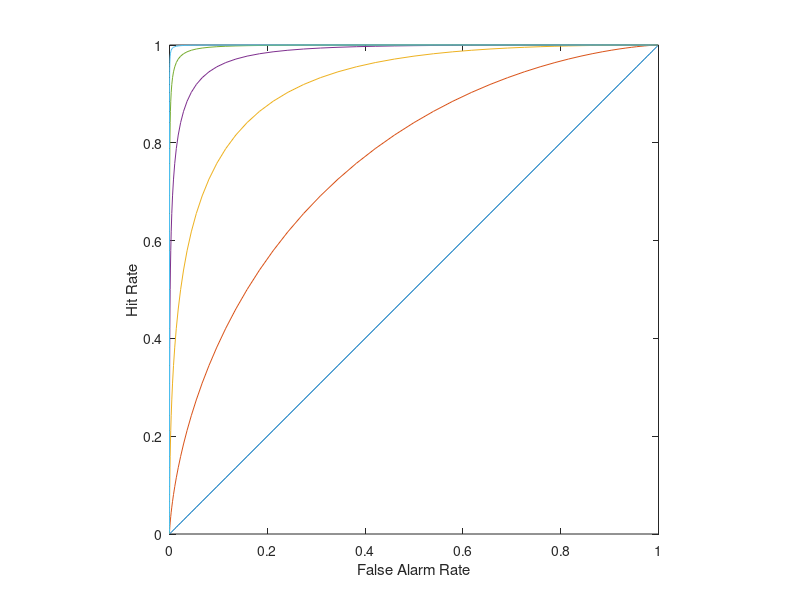
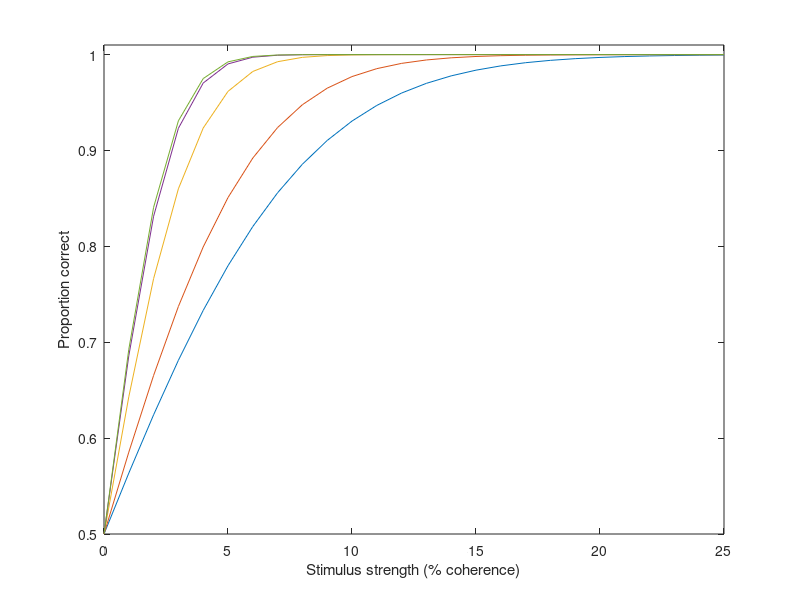

Here is the MATLAB script that generated these plots, in order:
%%%%%%%%%%%%%%%%%%%%%%%%%%%%%%%%%%%%%%%%%%%%%%%%%%%%%%%%%%%%%%%%%%%%%% Simple Forced Choice% Imagine that you are doing a psychophysical detection experiment in which% a subject is asked to detect the presence of a brief, very dim flash of% light in a dark room.  You use a simple forced-choice method in which the% light is flashed on half of the trials (randomly interleaved).  On each% trial, the subject must respond "yes" or "no".  We assume that the% subjects' performance is determined by the number of photopigment% isomerizations on each trial.% When no light is flashed, there is still a certain probability that some% number of photoreceptors will respond, due to thermal isomerizations of% photopigment molecules.  Let's assume that on average only 3 photopigment% molecules isomerize.darkLight=3;% On each trial for no light was flashed, the response is given% by a draw from a Poisson distribution with this darkLight value% as its mean.  We can generate a bunch of samples from this% distribution by using the inverse cumulative of the Poisson% distribution ntrials=1000;xrand=rand(ntrials,1);noiseAloneResponses=poissinv(xrand,darkLight);% Plot a histogram of the noise-alone responses, superimposed% with the Poisson pdf:response=[0:20];noiseAlonePDF=poisspdf(response,darkLight);plot(response,noiseAlonePDF)axis([min(response) max(response) 0 0.25])xlabel('Response')ylabel('Probability')noiseAloneHist=hist(noiseAloneResponses,response);hold onbar(response,noiseAloneHist/ntrials)hold off%%% Next, let's use a stimulus intensity that causes 7 photopigment molecules% will isomerize on average for a given trial.  The total number of% isomerizations on a given trial includes those caused by photon% absoptions plus those that spontaneously isomerize.stimulusStrength=5;xrand=rand(1,ntrials);signalPlusNoiseResponses=poissinv(xrand,darkLight+stimulusStrength);% Plot a histogram of the signal-and-noise responses, superimposed with the% Poisson pdf:signalPlusNoisePDF=poisspdf(response,darkLight+stimulusStrength);plot(response,signalPlusNoisePDF)axis([min(response) max(response) 0 0.25])xlabel('Response')ylabel('Probability')signalPlusNoiseHist=hist(signalPlusNoiseResponses,response)hold onbar(response,signalPlusNoiseHist/ntrials)hold off%%% Plot the two Poisson pdf's (noiseAlone and signalPlusNoise) at the same% time:plot(response,[noiseAlonePDF' signalPlusNoisePDF'])legend('noise','signal');hold on;xlabel('Response')ylabel('Probability')%%% Let's say the subject uses a criterion of 4 isomerizations. That is,% whenever there are 4 or more isomerizations, they respond "yes the signal% was present".  When there are fewer than 4, then they say "no the signal% was not present".criterion=4;line=[4 0;4 0.25];plot(line(:,1),line(:,2),'r')% Everything to the right of the line corresponds to the "yes" response and% everything to the left corresponds to a "no".%%% There are four possible outcomes on a given trial: hit, miss, false% alarm, and correct rejection.  We can calculate the percentage of trials% that yield each of these outcomes from the simulated responses:missRate=sum(signalPlusNoiseResponses<criterion)/ntrialshitRate=sum(signalPlusNoiseResponses>=criterion)/ntrialscorrectRejectRate=sum(noiseAloneResponses<criterion)/ntrialsfalseAlarmRate=sum(noiseAloneResponses>=criterion)/ntrials% Notice that the first two (correctDetect and miss) rates must sum to 1% and the second two (falseAlarm correctReject) must sum to 1.  %%% We can also compute what these values should be based on the theoretical% Poisson distribution.missProbability=sum(signalPlusNoisePDF([1:criterion]))hitProbability=1-missProbabilitycorrectRejectProbability=sum(noiseAlonePDF([1:criterion]))falseAlarmProbability=1-correctRejectProbability%%% The hit rates and the false alarm rates all depend on the subject's% criterion.  We can plot an entire ROC curve by redoing the calculations% for a bunch of criteria:hitP=zeros(size(response));missP=zeros(size(response));correctRejectP=zeros(size(response));falseAlarmP=zeros(size(response));% c is the criterion, loops through taking on values of response=[0:20].% i=c+1 is the iteration index, since Matlab indexing starts counting from% 1 instead of 0.for c=response				  i=c+1;   missP(i)=sum(signalPlusNoisePDF([1:c]));  hitP(i)=1-missP(i);  correctRejectP(i)=sum(noiseAlonePDF([1:c]));  falseAlarmP(i)=1-correctRejectP(i);end  clf;plot(falseAlarmP,hitP)xlabel('False Alarm Rate')ylabel('Hit Rate')%%% Now we can repeat the whole thing for several different stimulus% strengths to produce a family of ROC curves.stimulusStrengths=[0:10];hitP=zeros([length(response),length(stimulusStrengths)]);missP=zeros([length(response),length(stimulusStrengths)]);correctRejectP=zeros([length(response),length(stimulusStrengths)]);falseAlarmP=zeros([length(response),length(stimulusStrengths)]);for s=stimulusStrengths  j=s+1;  signalPlusNoisePDF=poisspdf(response,darkLight+s);  for c=response				    i=c+1;     missP(i,j)=sum(signalPlusNoisePDF([1:c]));    hitP(i,j)=1-missP(i,j);    correctRejectP(i,j)=sum(noiseAlonePDF([1:c]));    falseAlarmP(i,j)=1-correctRejectP(i,j);  end  endplot(falseAlarmP,hitP)xlabel('False Alarm Rate')ylabel('Hit Rate')% As the stimulus strength is increased, there is less and less overlap% between the two (noiseAlonePDF, signalPlusNoisePDF) response% distributions, and ROC curve becomes more and more bowed away from the% diagonal.  For very weak stimuli there is no way to get a high hit rate% without also getting lots of false alarms.  In the limit, for a very% strong stimulus, you can get a perfect hit rate with no false alarms.%%% Next, repeat all of this for the equal-variance Gaussian casecriteria = -3:.1:10;stimulusStrengths=[0:5];hitP=zeros([length(criteria),length(stimulusStrengths)]);falseAlarmP=zeros([length(criteria),length(stimulusStrengths)]);for s=stimulusStrengths  j=s+1;  for c=1:length(criteria)				    crit = criteria(c);     hitP(c,j)=1-normcdf(crit,s,1);    falseAlarmP(c,j)=1-normcdf(crit,0,1);  end  endplot(falseAlarmP,hitP)xlabel('False Alarm Rate')ylabel('Hit Rate')axis squarefigure(2)plot(norminv(falseAlarmP),norminv(hitP))xlabel('z(False Alarm Rate)')ylabel('z(Hit Rate)')axis square%%% Next, repeat all of this for the UNequal-variance Gaussian casecriteria = -3:.1:10;stimulusStrengths=[0:5];hitP=zeros([length(criteria),length(stimulusStrengths)]);falseAlarmP=zeros([length(criteria),length(stimulusStrengths)]);for s=stimulusStrengths  j=s+1;  for c=1:length(criteria)				    crit = criteria(c);     hitP(c,j)=1-normcdf(crit,s,2);    falseAlarmP(c,j)=1-normcdf(crit,0,1);  end  endclose allplot(falseAlarmP,hitP)xlabel('False Alarm Rate')ylabel('Hit Rate')axis squarefigure(2)plot(norminv(falseAlarmP),norminv(hitP))xlabel('z(False Alarm Rate)')ylabel('z(Hit Rate)')axis square%%%%%%%%%%%%%%%%%%%%%%%%%%%%%%%%%%%%%%%%%%%%%%%%%%%%%%%%%%%%%%%%%%%%%%%% Two Alternative Forced Choice% We'll use the Newsome et al. direction discrimination experiments for an% example.  They recorded neural activity of MT neurons in response to% stimuli consisting of a field of coherently moving dots superimposed on a% field of randomly moving dots.  The strength of the motion signal was% controlled by varying the ratio of coherent to random dots.  The coherent% dots moved either in the cell's preferred direction or in the opposite% (null) direction.  The monkeys were trained to report the direction of% motion by making an eye movement at the end of each trial.%% Although Newsome et al. did not do it exactly this way, it will simplify% matters if we have two intervals in each trial.  A stimulus moves to the% right on one interval (chosen randomly), and it moves to the left on the% other interval.  On each trial, the monkey must choose the interval% during which the motion was rightward.  Because the stimulus is optimized% for the recorded neuron (covers the receptive field, moves in the% preferred direction, etc.), one might hypothesize that the monkey% monitors the response of that one neuron to make his decision, and% chooses the interval that evokes the greater response.  The task is very% difficult for low coherence levels (e.g., below 5%), and very easy for% high coherence leves (e.g., above 20%).%%% First, we adopt a simple model for how the neuron's response varies with% stimulus strength (percent coherence) for stimuli moving in the preferred% and null directions.stimulusStrengths=[0:25];   % percent coherencezeroResponse=20;			% firing rate for 0 coherenceprefSlope=1;nullSlope=1/4;prefResponses = zeroResponse + prefSlope*stimulusStrengths;nullResponses = zeroResponse - nullSlope*stimulusStrengths;plot(stimulusStrengths,[prefResponses' nullResponses'])xlabel('Stimulus strength (% coherence)')ylabel('Response (spikes/sec)')% For motion in the preferred direction, the simulated mean firing rate% rises linearly with coherence.  For motion in the null direction, the% mean firing rate declines linearly with coherence.%%% Next we adopt response probability density functions for to characterize% the variability in the responses. We'll use normal distributions with% the response variance set equal to 1.5 times the mean response. For% example, the response PDFs for 6 percent coherence (in preferred and null% directions) are:response=[0:50];		% range of possible responsess=6;					% 6 percent coherencefanoFactor=1.5;nullMean = zeroResponse - nullSlope*s;nullSD = sqrt(fanoFactor*nullMean);nullPDF = normpdf(response,nullMean,nullSD);prefMean = zeroResponse + prefSlope*s;prefSD = sqrt(fanoFactor*prefMean);prefPDF = normpdf(response,prefMean,prefSD);plot(response,[nullPDF' prefPDF'])xlabel('Response (spikes/sec)')ylabel('Probability')legend('null responses','preferred responses')%%% Finally, we compute the psychometric function (probability correct versus% conherence level) from the response probability densities at different% coherence levels. Probability correct is given by the integral of the% product of the prefPDF times the nullCDF (see sdtHandout for derivation).response=[0:100];			% range of possible responsespCorrect=zeros(length(stimulusStrengths),1);for s=stimulusStrengths  j=s+1;  nullMean = zeroResponse - nullSlope*s;  nullSD = sqrt(fanoFactor*nullMean);  nullCDF = normcdf(response,nullMean,nullSD);  prefMean = zeroResponse + prefSlope*s;  prefSD = sqrt(fanoFactor*prefMean);  prefPDF = normpdf(response,prefMean,prefSD);  pCorrect(j) = sum(prefPDF.*nullCDF);endplot(stimulusStrengths,pCorrect)xlabel('Stimulus strength (% coherence)')ylabel('Proportion correct')set(gca,'yLim',[0.5 1.01]);set(gca,'Ytick',[0.5 0.6 0.7 0.8 0.9 1.0]);%%% We can also simulate the experiment by taking draws from the two response% probability densities at each of the coherence levels, to double check% that the above calculation was correct.numTrials=50;				% #trials per coherence levelnumCorrect=zeros(length(stimulusStrengths),1);for s=stimulusStrengths  j=s+1;  nullMean = zeroResponse - nullSlope*s;  nullSD = sqrt(fanoFactor*nullMean);  prefMean = zeroResponse + prefSlope*s;  prefSD = sqrt(fanoFactor*prefMean);  for i=1:numTrials    % draw a null response from the nullPDF    nullResponse = nullMean + nullSD*randn;    % draw a pref response from the prefPDF    prefResponse = prefMean + prefSD*randn;    if (prefResponse > nullResponse)      numCorrect(j) = numCorrect(j)+1;    end  endendpercentCorrect=numCorrect/numTrials;% Plot simulated percentCorrect with previously computed% probability correct.hold onplot(stimulusStrengths,percentCorrect,'ob')hold off%%%%%%%%%%%%%%%%%%%%%%%%%%%%%%%%%%%%%%%%%%%%%%%%%%%%%%%%%%%%%%%%%%%%%%%% Response Pooling% In the first (simple forced choice, detecting a dim light flash) example,% we assumed that the responses of all of the photoreceptors were pooled% (summed) to make a perceptual decision.% In the second (two-alternative forced choice, motion discrimination)% example, we assumed that the perceptual decision was based on the% responses of only one MT neuron. What if we were to pool the responses of% many such MT neurons? Let's start by pooling the responses of just 2% neurons, by assuming that the neurons' responses are statistically% independent, and by adopting a response pooling rule in which the% responses of the individual neurons are simply averaged.% Rerun the above simulation, averaging the responses of two neurons on% each interval of each trial:numNeurons=2;numCorrect=zeros(length(stimulusStrengths),1);for s=stimulusStrengths  j=s+1;  nullMean = zeroResponse - nullSlope*s;  nullSD = sqrt(fanoFactor*nullMean);  prefMean = zeroResponse + prefSlope*s;  prefSD = sqrt(fanoFactor*prefMean);  for i=1:numTrials    % draw null responses from the nullPDF, and average them    nullResponse = mean(nullMean + nullSD*randn(numNeurons,1));    % draw pref responses from the prefPDF, and average them    prefResponse = mean(prefMean + prefSD*randn(numNeurons,1));    if (prefResponse > nullResponse)      numCorrect(j) = numCorrect(j)+1;    end  endendpercentCorrect2=numCorrect/numTrials;% Plot this new simulated psychometric data (in magenta) on top of the% previous simulation.hold onplot(stimulusStrengths,percentCorrect2,'om')hold off%%% Most of the new magenta data points should lie above and to the left of% the previously plotted blue data points. Not surprisingly, pooling% statistically independent responses improves performance.% In fact, we know exactly how much pooling helps.  The variance of the sum% of a bunch of independent random variables is the sum of the individual% variances. Hence, the standard deviation of the mean response decreases% as the square root of the number of neurons in the pool.% First plot the neurometric function again for a single neuron:plot(stimulusStrengths,pCorrect)xlabel('Stimulus strength (% coherence)')ylabel('Proportion correct')set(gca,'yLim',[0.5 1.01]);set(gca,'Ytick',[0.5 0.6 0.7 0.8 0.9 1.0]);% Compute and plot the neurometric functions for several different pool% sizes, using this sqrt-N factoid:pCorrectN=zeros(length(stimulusStrengths),1);for numNeurons=[2,10,100]  for s=stimulusStrengths    j=s+1;    nullMean = zeroResponse - nullSlope*s;    nullSD = sqrt(fanoFactor*nullMean)/sqrt(numNeurons);    nullCDF = normcdf(response,nullMean,nullSD);    prefMean = zeroResponse + prefSlope*s;    prefSD = sqrt(fanoFactor*prefMean)/sqrt(numNeurons);;    prefPDF = normpdf(response,prefMean,prefSD);    pCorrectN(j) = sum(prefPDF.*nullCDF);  end  hold on  plot(stimulusStrengths,pCorrectN)  hold offend% As the pool size increases, the neurometric function becomes very steep.% Large pool sizes predict unreasonably good performance.%%%%%%%%%%%%%%%%%%%%%%%%%%%%%%%%%%%%%%%%%%%%%%%%%%%%%%%%%%%%%%%%%%%%%%%% Covariance of Responses% But what if the neurons' responses are NOT statistically independent?  It% is typically the case that for nearby cortical neurons, the spike counts% from trial to trial are correlated with one another.% It turns out that there is again a relatively simple formula that allows% us to compute the variance of the pooled responses. The improvement with% pool size is no longer simply given by sqrt(numNeurons) because of the% partial correlation in their responses.  Rather, it is given by the% square root of%%    1%    - [1 + (N-1) p]%    N%% where N is the number of neurons and p is the correlation coefficient.% First plot the neurometric function again for a single neuronplot(stimulusStrengths,pCorrect)xlabel('Stimulus strength (% coherence)')ylabel('Proportion correct')set(gca,'yLim',[0.5 1.01]);set(gca,'Ytick',[0.5 0.6 0.7 0.8 0.9 1.0]);%%% Compute and plot the neurometric functions for several% different pool sizes, using this new factoid about the variance% of correlated random variables:corCoeff=0.1;pCorrectN=zeros(length(stimulusStrengths),1);for numNeurons=[2,10,100,1000]  SDfactor = sqrt((1/numNeurons) * (1 + (numNeurons-1)*corCoeff));  for s=stimulusStrengths    j=s+1;    nullMean = zeroResponse - nullSlope*s;    nullSD = sqrt(fanoFactor*nullMean)*SDfactor;    nullCDF = normcdf(response,nullMean,nullSD);    prefMean = zeroResponse + prefSlope*s;    prefSD = sqrt(fanoFactor*prefMean)*SDfactor;;    prefPDF = normpdf(response,prefMean,prefSD);    pCorrectN(j) = sum(prefPDF.*nullCDF);  end  hold on  plot(stimulusStrengths,pCorrectN)  hold offend% Pooling over many partially correlated neurons causes much less% improvement in performance (the neurometric curves doen't shift to% terribly low thresholds), and there is virtually no improvement at all% for pool sizes larger than 100.  This should be evident by inspecting the% above equation.  When N is large:%%    1%    - [1 + (N-1) p]  ->  p%    N%% Hence the correlation coefficient limits the efficacy of response% pooling. 